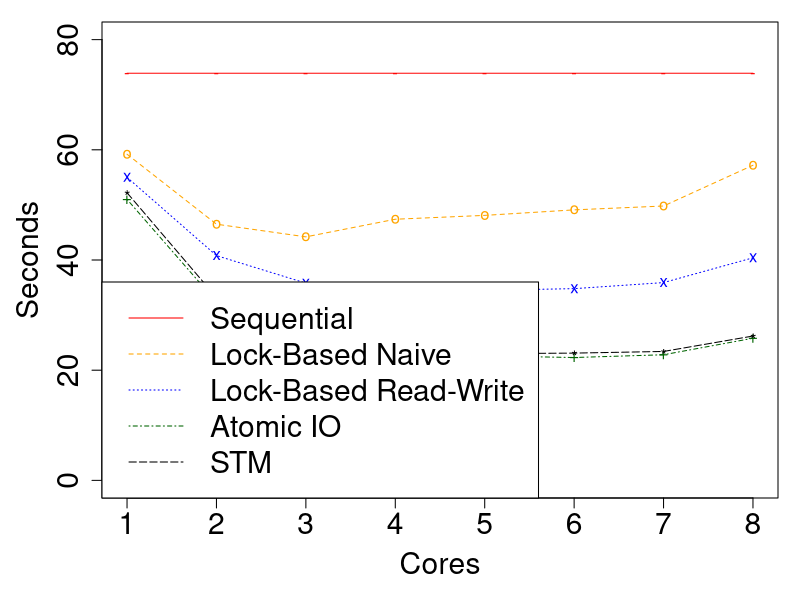

Here is the R script that generated this plot:
png("sir_varyingcores_constgrid.png", width = 700, height = 700)
par(mar=c(5,5,1,1)+.1)

cores   <- c(1,2,3,4,5,6,7,8)
seq     <- c(73.9, 73.9, 73.9, 73.9, 73.9, 73.9, 73.9, 73.9)
lbNaive <- c(59.2, 46.5, 44.2, 47.4, 48.1, 49.1, 49.8, 57.2)
lbRw    <- c(55.0, 40.8, 35.8, 34.0, 34.5, 34.8, 35.9, 40.4)
hyb     <- c(51.0, 32.4, 25.5, 22.7, 22.6, 22.3, 22.8, 25.8)
stm     <- c(52.2, 33.2, 26.4, 23.3, 23.0, 23.1, 23.4, 26.2)

#dev.new(width = 500, height = 500, unit = "px")
plot(cores, seq, type="o", col="red", pch="-", lty=1,
     xlab = "Cores", 
     ylab = "Seconds",
     ylim=c(0,80),
     cex.lab=1.8, cex.axis=1.8, cex.main=1.8, cex.sub=1.8)

points(cores, lbNaive, col="orange", pch="o")
lines(cores, lbNaive, col="orange",lty=2)

points(cores, lbRw, col="blue", pch="x")
lines(cores, lbRw, col="blue",lty=3)

points(cores, hyb, col="dark green",pch="+")
lines(cores, hyb, col="dark green", lty=4)

points(cores, stm, col="black",pch="*")
lines(cores, stm, col="black", lty=5)

legend("bottomleft", 
      legend=c("Sequential",
               "Lock-Based Naive",
               "Lock-Based Read-Write",
               "Atomic IO", 
               "STM"), 
      col=c("red", "orange", "blue", "dark green", "black"),
      lty=c(1,2,3,4, 5),
      xpd=TRUE,
      cex = 1.8)

# 3. Close the file
dev.off()
